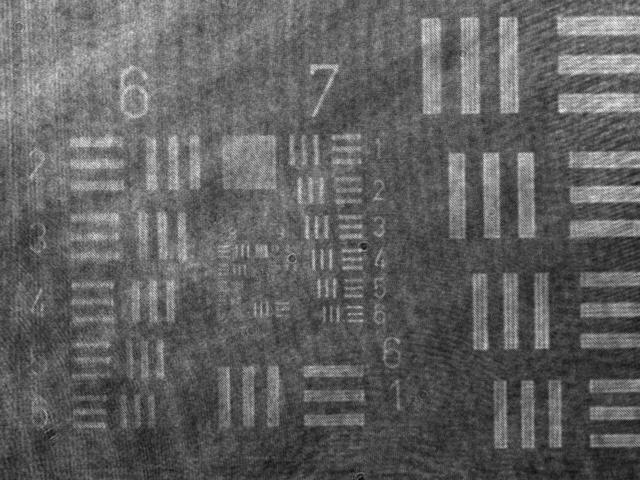
%> input picture Phase shift extraction algorithm based on PCA/code/Image0141.bmp, 1280 x 960 px (shown at 1/2 size); the run also reads 1 picture not shown here
$ octave UASF.m   (GNU Octave 9; MATLAB toolbox functions it lacks are replaced by stand-ins)
%> lines starting %> are read from the running program, lines starting %| are printed output that depends on the picture
clear all;clc;
close all;
% [8 lines of commented-out code are left out]

I0 = double(imread('Image0141.bmp'));
%> I0: size 960x1280 double; min 1, max 255, mean 96.8; mean of the top-left, top-right, bottom-left and bottom-right quarters 119.6, 106.1, 86.3, 75.3
I1 = double(imread('Image0142.bmp'));
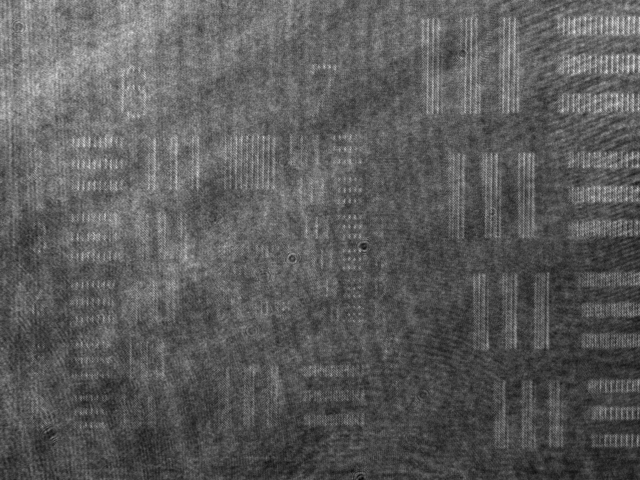
%> input picture Phase shift extraction algorithm based on PCA/code/Image0142.bmp, 1280 x 960 px (shown at 1/2 size)
%> I1: size 960x1280 double; min 1, max 255, mean 91.1; mean of the top-left, top-right, bottom-left and bottom-right quarters 115.7, 96.8, 82.4, 69.6
I2 = double(imread('Image0143.bmp'));
%> I2: size 960x1280 double; min 0, max 255, mean 90.6; mean of the top-left, top-right, bottom-left and bottom-right quarters 115.1, 96.2, 81.9, 69.3
I3 = double(imread('Image0144.bmp'));
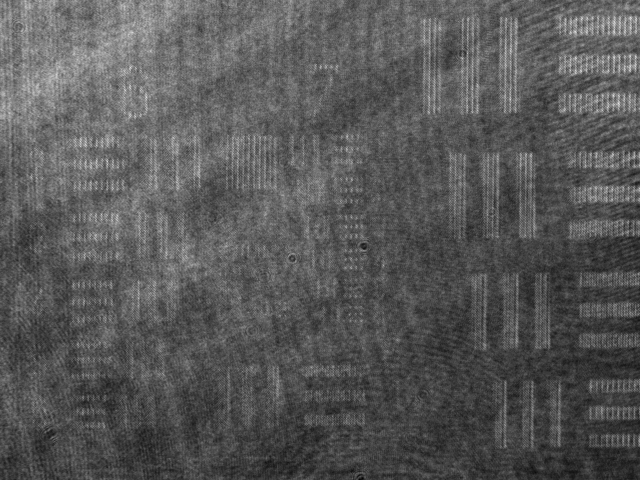
%> input picture Phase shift extraction algorithm based on PCA/code/Image0144.bmp, 1280 x 960 px (shown at 1/2 size)
%> I3: size 960x1280 double; min 0, max 255, mean 88; mean of the top-left, top-right, bottom-left and bottom-right quarters 111.8, 93.4, 79.6, 67.1
I4 = double(imread('Image0145.bmp'));
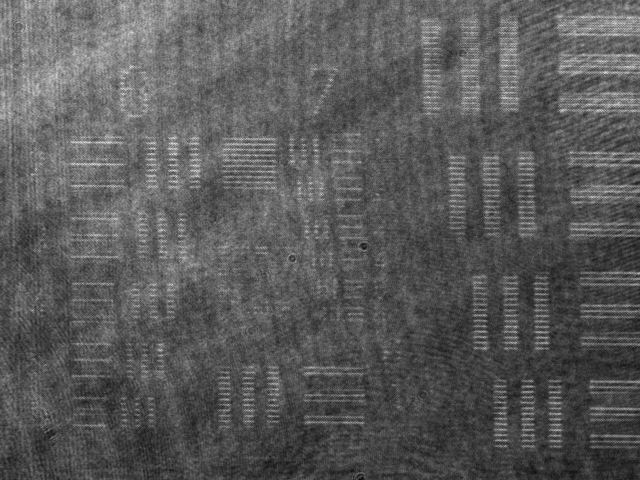
%> input picture Phase shift extraction algorithm based on PCA/code/Image0145.bmp, 1280 x 960 px (shown at 1/2 size)
%> I4: size 960x1280 double; min 1, max 255, mean 89.9; mean of the top-left, top-right, bottom-left and bottom-right quarters 114.1, 95.6, 81.3, 68.7
I5 = double(imread('Image0146.bmp'));
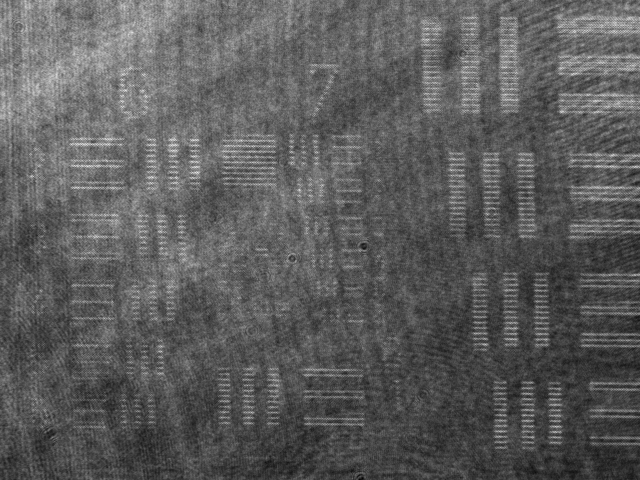
%> input picture Phase shift extraction algorithm based on PCA/code/Image0146.bmp, 1280 x 960 px (shown at 1/2 size)
%> I5: size 960x1280 double; min 0, max 255, mean 92.1; mean of the top-left, top-right, bottom-left and bottom-right quarters 116.9, 97.8, 83.3, 70.3
%> (the run ends here)
